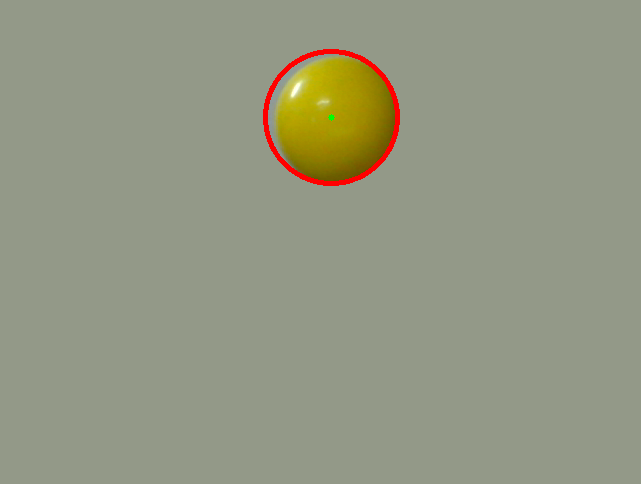
//> input picture RaspBerry/object-tracker/sample/sample-img.PNG, 641 x 484 px, given in place of the camera
$ ./ObjectTracker   (built with g++ and OpenCV 4)
//> lines starting //> are read from the running program, lines starting //| are printed output that depends on the picture; after the words box and inside, x2 and y2 are one past the last pixel; in counts of white or black regions, pixels touching at a corner belong together
#include<opencv2/core/core.hpp>
#include<opencv2/highgui/highgui.hpp>
#include<opencv2/imgproc/imgproc.hpp>

#include<iostream>

/*
TRACK A YELLOW BALL - OBJECT DETECTION METHOD USING COLOR SEPERATION OPEN CV 3.1.0
author - Rachit Gulati
*/

int main() {

	cv::VideoCapture capWebcam(0);		// declare a VideoCapture object to associate webcam, 0 means use 1st (default) webcam

	if (capWebcam.isOpened() == false)	 //  To check if object was associated to webcam successfully
	{
		std::cout << "error: Webcam connect unsuccessful\n";	// if not then print error message
		return(0);												// and exit program
	}

	cv::Mat imgOriginal;		// Input image
	cv::Mat hsvImg;				// HSV Image
	cv::Mat threshImg;			// Thresh Image

	std::vector<cv::Vec3f> v3fCircles;		// 3 element vector of floats, this will be the pass by reference output of HoughCircles()

	char charCheckForEscKey = 0;

	int lowH = 21;							// Set Hue
	int highH = 30;

	int lowS = 200;							// Set Saturation
	int highS = 255;

	int lowV = 102;							// Set Value
	int highV = 225;
	// HUE for YELLOW is 21-30.
	// Adjust Saturation and Value depending on the lighting condition of the environment as well as the surface of the object.

	while (charCheckForEscKey != 27 && capWebcam.isOpened()) {				// until the Esc is pressed or webcam connection is lost
		bool blnFrameReadSuccessfully = capWebcam.read(imgOriginal);		// get next frame
//> imgOriginal is the input picture: 484 rows x 641 cols, CV_8UC3; mean B, G, R 130.3, 151.6, 148.1

		if (!blnFrameReadSuccessfully || imgOriginal.empty()) {				// if frame read unsuccessfully
			std::cout << "error: frame can't read \n";						// print error message
			break;															// jump out of loop
		}

		cv::cvtColor(imgOriginal, hsvImg, cv::COLOR_BGR2HSV);				// Convert Original Image to HSV Thresh Image
//> hsvImg: 484 rows x 641 cols, CV_8UC3; mean H, S, V 40.3, 37.6, 153.9

		cv::inRange(hsvImg, cv::Scalar(lowH, lowS, lowV), cv::Scalar(highH, highS, highV), threshImg);
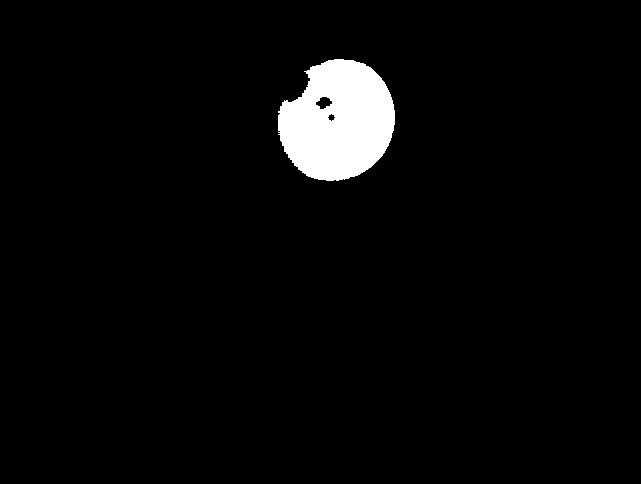
//> threshImg: 484 rows x 641 cols, CV_8UC1; 3.4% white; 1 white region, box (x1, y1, x2, y2) and area: (278, 59, 395, 181) 10600

		cv::GaussianBlur(threshImg, threshImg, cv::Size(3, 3), 0);			//Blur Effect
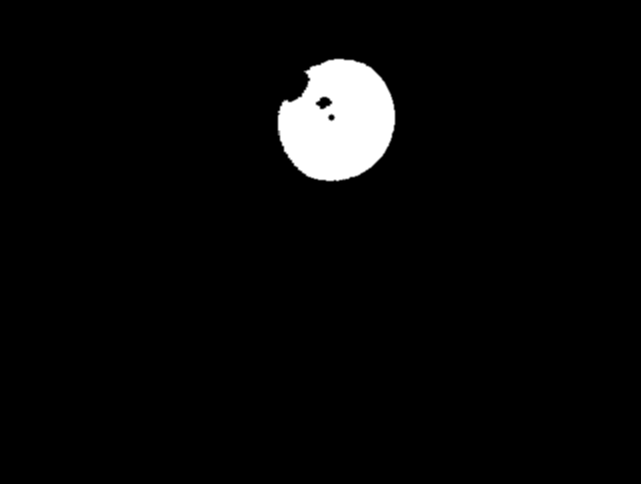
//> threshImg: 484 rows x 641 cols, CV_8UC1; 0.38% of pixels changed, all inside (x1, y1, x2, y2) = (277, 58, 396, 182)
		cv::dilate(threshImg, threshImg, 0);								// Dilate Filter Effect
		cv::erode(threshImg, threshImg, 0);									// Erode Filter Effect

		// fill circles vector with all circles in processed image
		cv::HoughCircles(threshImg,v3fCircles,cv::HOUGH_GRADIENT,2,threshImg.rows / 4,100,50,10,100);  // algorithm for detecting circles
//> v3fCircles = 1 circle (x, y, radius): [329, 117, 64.8]

		for (int i = 0; i < v3fCircles.size(); i++) {						// for each circle

			std::cout << "Ball position X = "<< v3fCircles[i][0]			// x position of center point of circle
				<<",\tY = "<< v3fCircles[i][1]								// y position of center point of circle
				<<",\tRadius = "<< v3fCircles[i][2]<< "\n";					// radius of circle

																				// draw small green circle at center of object detected
			cv::circle(imgOriginal,												// draw on original image
				cv::Point((int)v3fCircles[i][0], (int)v3fCircles[i][1]),		// center point of circle
				3,																// radius of circle in pixels
				cv::Scalar(0, 255, 0),											// draw green
				cv::FILLED);														// thickness

																				// draw red circle around object detected
			cv::circle(imgOriginal,												// draw on original image
				cv::Point((int)v3fCircles[i][0], (int)v3fCircles[i][1]),		// center point of circle
				(int)v3fCircles[i][2],											// radius of circle in pixels
				cv::Scalar(0, 0, 255),											// draw red
				3);																// thickness
		}
//> this loop made 1 pass
//| Ball position X = 329,	Y = 117,	Radius = 64.8
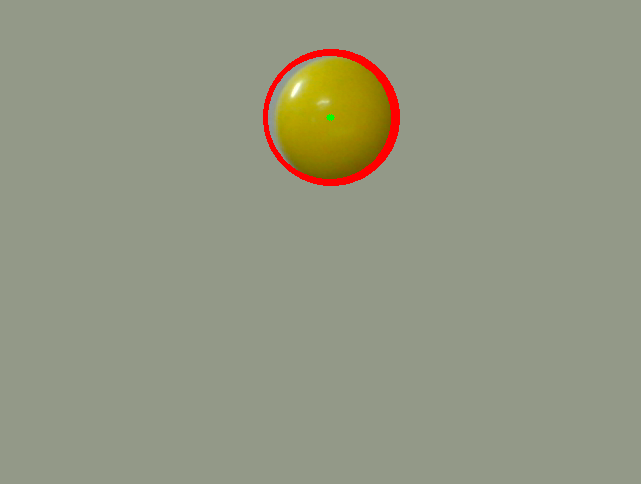
//> imgOriginal: 484 rows x 641 cols, CV_8UC3; 0.25% of pixels changed, all inside (x1, y1, x2, y2) = (270, 54, 395, 181)

		// declare windows
	    // Create a window
	    static const std::string kWinName1 = "imgOriginal";
	    static const std::string kWinName2 = "threshImg";

	    cv::namedWindow(kWinName1, cv::WINDOW_AUTOSIZE);
	    cv::namedWindow(kWinName2, cv::WINDOW_AUTOSIZE);

	    /* Create trackbars in "threshImg" window to adjust according to object and environment.*/
		cv::createTrackbar("LowH", "threshImg", &lowH, 179);	//Hue (0 - 179)
		cv::createTrackbar("HighH", "threshImg", &highH, 179);

		cv::createTrackbar("LowS", "threshImg", &lowS, 255);	//Saturation (0 - 255)
		cv::createTrackbar("HighS", "threshImg", &highS, 255);

		cv::createTrackbar("LowV", "threshImg", &lowV, 255);	//Value (0 - 255)
		cv::createTrackbar("HighV", "threshImg", &highV, 255);


		cv::imshow("imgOriginal", imgOriginal);					// show windows
		cv::imshow("threshImg", threshImg);

		charCheckForEscKey = cv::waitKey(1);					// delay and get key press
//> the Esc key is pressed
	}
//> after the loop, v3fCircles = 1 item: [329, 117, 64.8]

	return(0);
}
